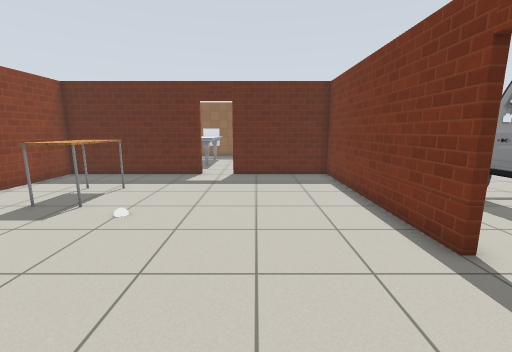
[1] (above)

21 first-person views from a walk through a robot-simulator world made for Gazebo. The camera is 1.2 m above the floor, tilts 10° down and sees 90° across. The floor is counted in squares, 0.5 m on a side. Each view is taken from the middle of a square. On the plan, view 1 faces up. The plan holds only what a view shows up to about 17 squares ahead; the rest is blank. Robots are left out. Gazebo's built-in surfaces are drawn with simple patterns.

[2]
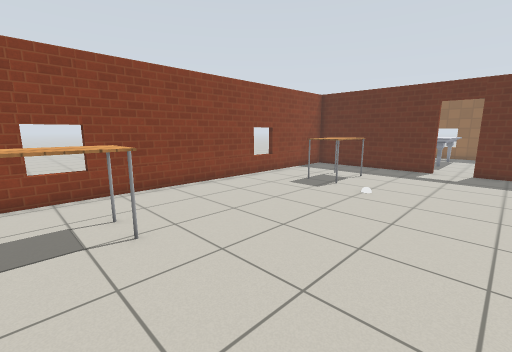

[3]
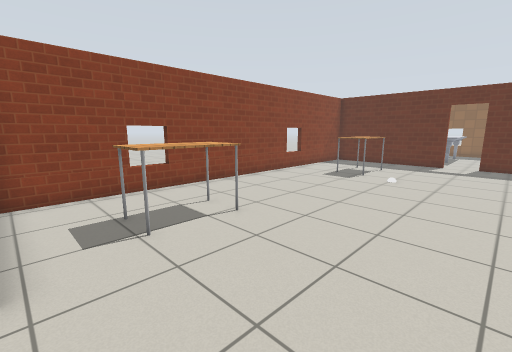

[4]
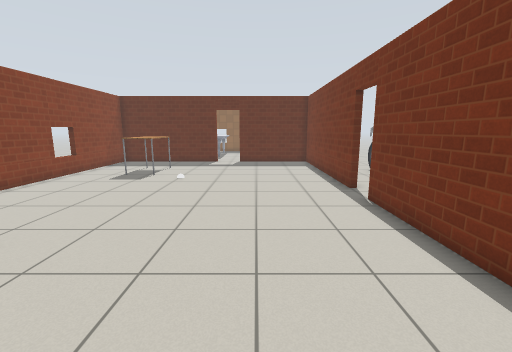

[5]
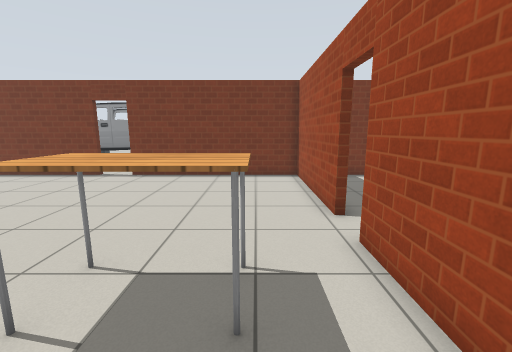

[6]
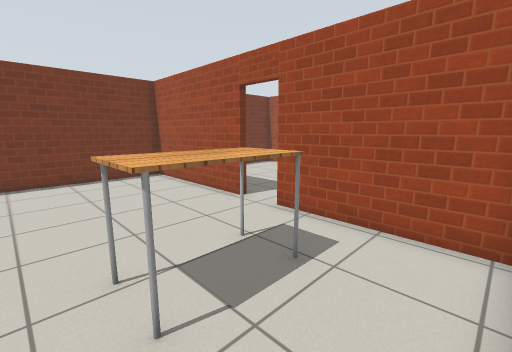

[7]
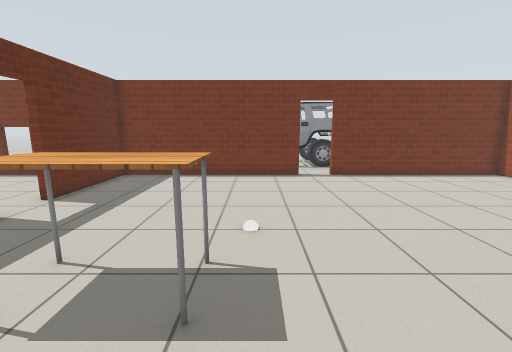

[8]
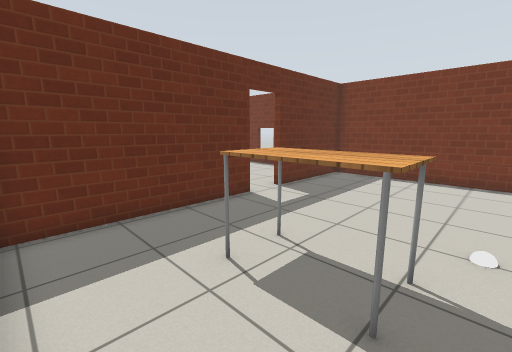

[9]
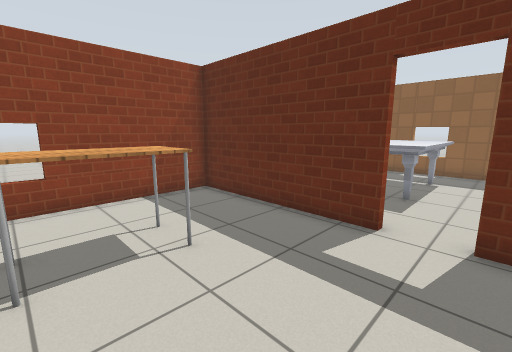

[10]
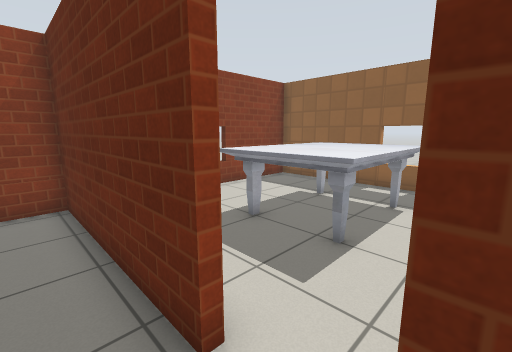

[11]
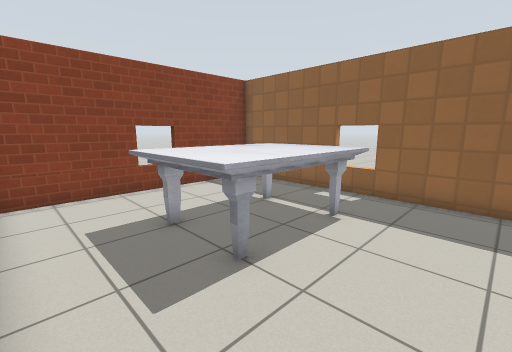

[12]
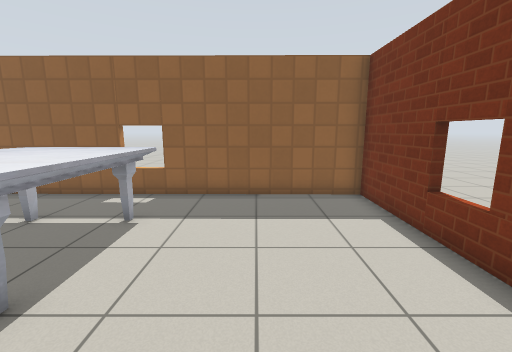

[13]
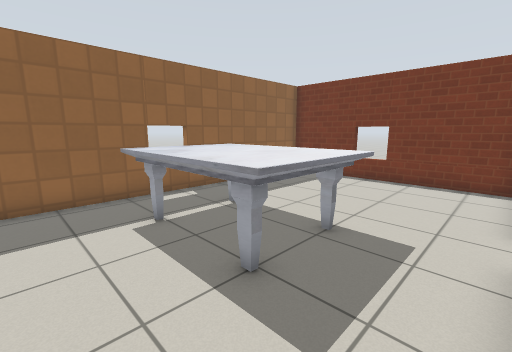

[14]
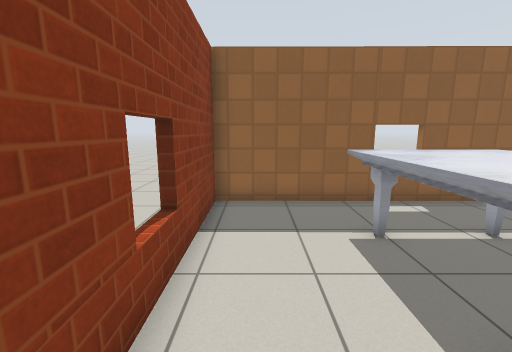

[15]
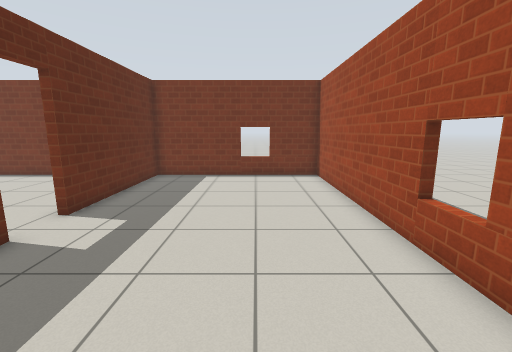

[16]
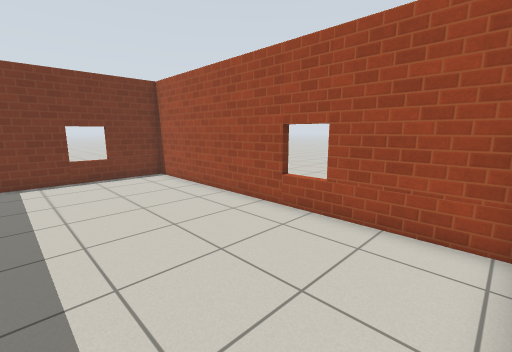

[17]
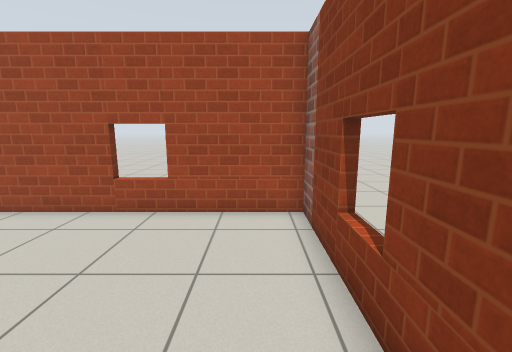

[18]
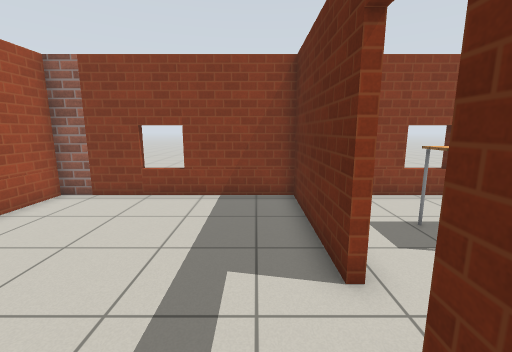

[19]
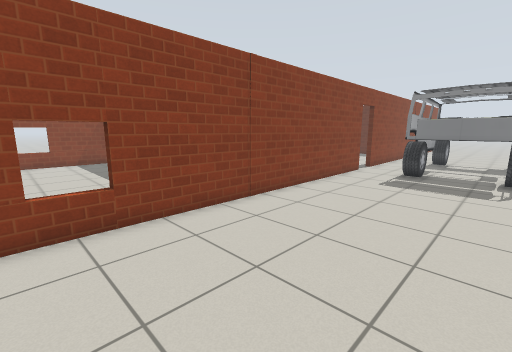

[20]
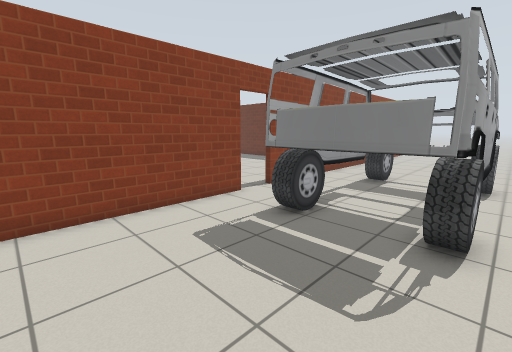

[21]
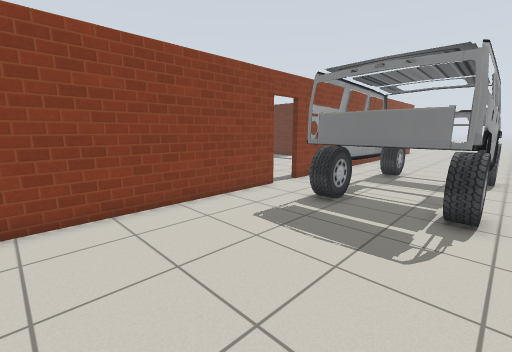

### Floor plan
Key: @ floor where view 1 was taken; # wall or solid block; . floor; D open door; = window, fence, low wall or low ledge; T table; C car; B white ball; M marble table.
Columns run from 12 left of view 1 to 13 right of it. Each row starts with its distance up from view 1.
 26                     ...
 25 .#######=########   ...
 24 .#..............#  ...
 23 .#..............#  ..
 22 .#....MMMM......#
 21  #....MMMM......#
 20  =....MMMM......=
 19  #....MMMM......#
 18  #....MMMM......#
 17  #....MMMM......#
 16  #..............#       .
 15  #........D.....#       .
 14  ########DD######  ...  ..
 13  #..............#  ...  ..
 12  #..............#. ... ..
 11  #...TT.........#........
 10  #...TT.........#..CCCCC.
  9  #...TT.........#..CCCCC.
  8  =...TT.........#..CC CC.
  7  #......B.......#..CCCCCC
  6  #..............#..CCCCC.
  5  #..............#..CCCCC.
  4  #..............D..CCCCC.
  3  #..............D..CCCCC.
  2  #..............#..CCCCC.
  1  #..............#..CCCCC.
  0  #..........@...#........
 -1  #...TT.........#........
 -2  =...TT.........#........
 -3  #...TT.........#........
 -4  #...TT.........#........
 -5  #..............#.......
 -6  #......DD......#........
 -7  #######D########.......
 -8  #..............#.......
 -9  #..............#.......
-10  #..............#.......
-11  =..............#......
-12  =..............=.....
-13  #..............#....  .
-14 .#..............#
-15 .#.............##
-16 .#####=#########

Positions as (right, up) in squares from view 1, and headings:
1: (0, 0), facing up
2: (0, -3), facing up-left
3: (0, -6), facing up-left
4: (0, -6), facing up
5: (-10, -4), facing right
6: (-10, 0), facing down-right
7: (-10, 7), facing right
8: (-10, 7), facing up-right
9: (-1, 8), facing up-left
10: (-1, 13), facing up-left
11: (0, 15), facing up-left
12: (0, 15), facing up
13: (-9, 15), facing up-right
14: (-9, 16), facing up
15: (-10, -12), facing right
16: (-10, -9), facing down-right
17: (-9, -8), facing down
18: (-1, -8), facing left
19: (11, -13), facing up-left
20: (12, -4), facing up-left
21: (12, -6), facing up-left
